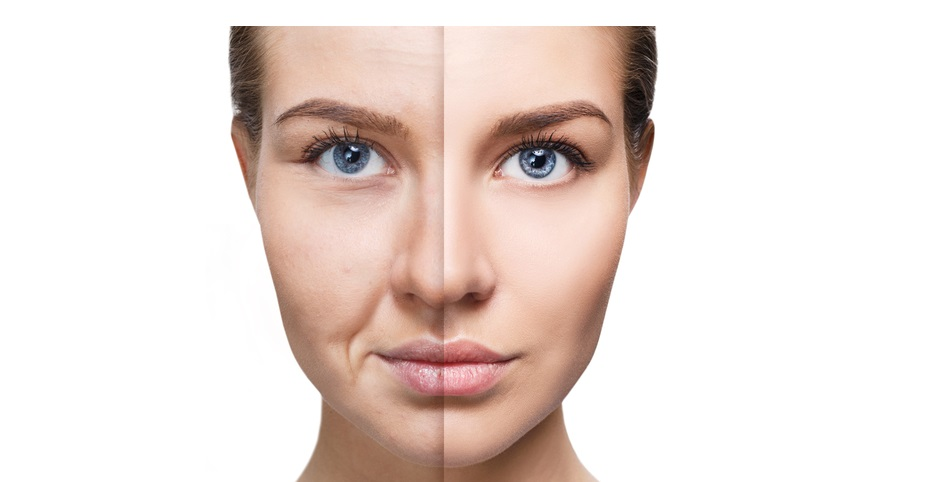
#> input picture Fotos/imagem5.jpg, 939 x 482 px, found by its file name
$ python CodigoImagem03.py
#> lines starting #> are read from the running program, lines starting #| are printed output that depends on the picture; after the words box and inside, x2 and y2 are one past the last pixel; in counts of white or black regions, pixels touching at a corner belong together
import cv2

carregaFace = cv2.CascadeClassifier('haarcascade_frontalface_default.xml')
carregaOlho = cv2.CascadeClassifier('haarcascade_eye.xml')

imagem = cv2.imread('imagem5.jpg')
#> imagem is the input picture: shape (482, 939, 3); mean B, G, R 216.4, 221.8, 235
imagemCinza = cv2.cvtColor(imagem, cv2.COLOR_BGR2GRAY)
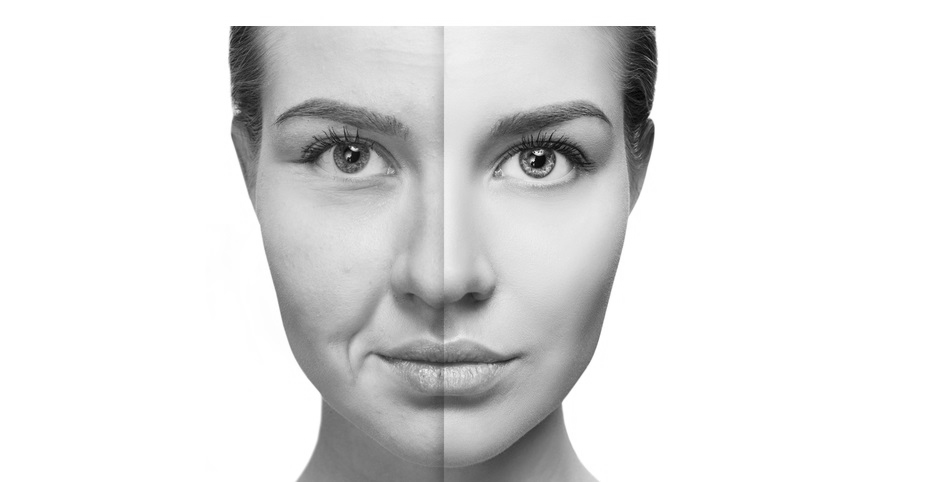
#> imagemCinza: shape (482, 939); min 2, max 255, mean 225.1
faces = carregaFace.detectMultiScale(imagemCinza)
#> faces = [[233, 9, 425, 425]]

for(x, y, l, a) in faces:
    imagem = cv2.rectangle(imagem, (x, y), (x + l, y + a), (255, 0, 255), 2)
    localOlho = imagem[y:y + a, x:x + l]
    localOlhoCinza = cv2.cvtColor(localOlho, cv2.COLOR_BGR2GRAY)
    detectado = carregaOlho.detectMultiScale(localOlhoCinza)

    for(ox, oy, ol, oa) in detectado:
        cv2.rectangle(localOlho, (ox, oy), (ox + ol, oy + oa), (0, 0, 255), 2)
#> this loop made 1 pass
#> pass 1, `imagem = cv2.rectangle(imagem, (x, y), (x + l, y + a), (255, 0, 255), 2)`:
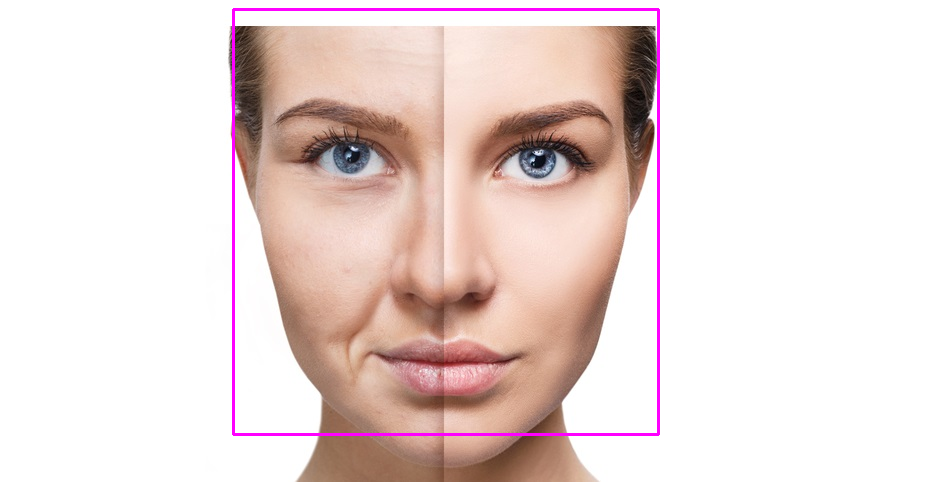
#> imagem: shape (482, 939, 3); 1.13% of pixels changed, all inside (x1, y1, x2, y2) = (232, 8, 660, 436)
#> pass 1, `localOlho = imagem[y:y + a, x:x + l]`:
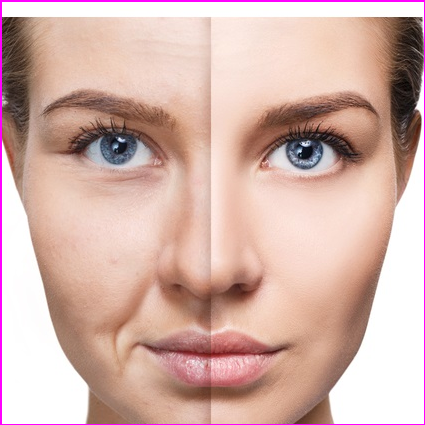
#> localOlho: shape (425, 425, 3); mean B, G, R 170.1, 178.4, 212
#> pass 1, `localOlhoCinza = cv2.cvtColor(localOlho, cv2.COLOR_BGR2GRAY)`:
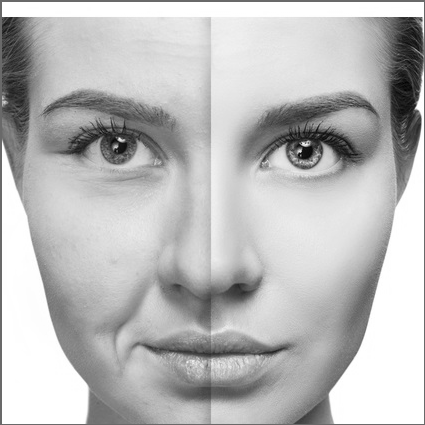
#> localOlhoCinza: shape (425, 425); min 2, max 255, mean 187.5
#> after the loop:
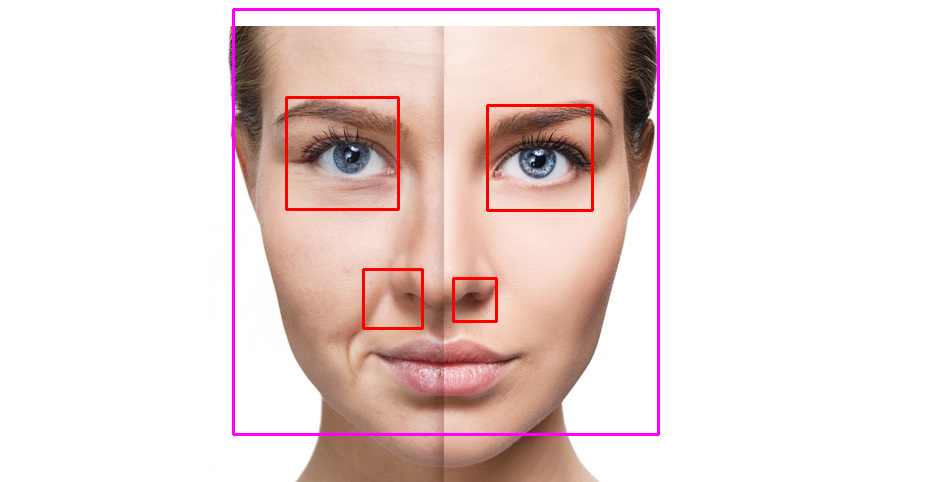
#> imagem: shape (482, 939, 3); 0.84% of pixels changed, all inside (x1, y1, x2, y2) = (285, 96, 594, 330)
#> after the loop:
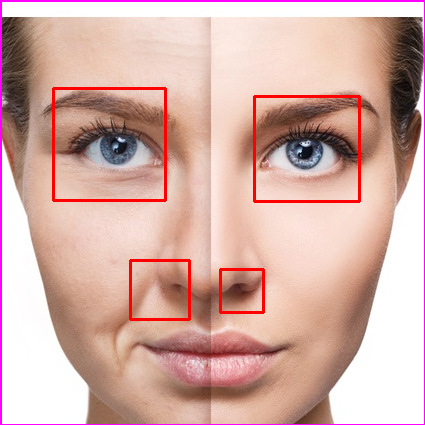
#> localOlho: shape (425, 425, 3); 2.11% of pixels changed, all inside (x1, y1, x2, y2) = (52, 87, 361, 321)

cv2.imshow("Detecta Face e os Olhos ", imagem)
cv2.waitKey()

$ run again, with Fotos/imagem1.jpg copied over Fotos/imagem5.jpg
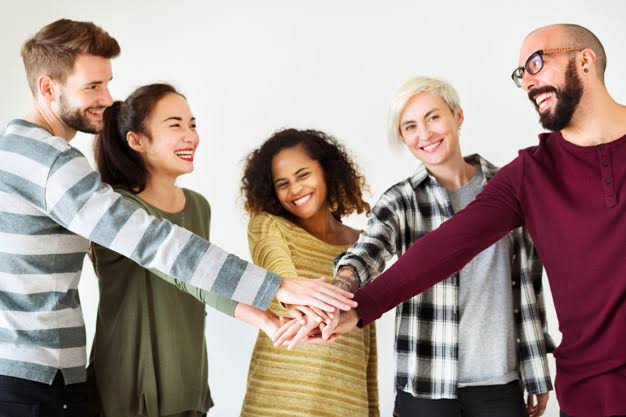
#> input picture Fotos/imagem1.jpg, 626 x 417 px, found by its file name
#> imagem is the input picture: shape (417, 626, 3); mean B, G, R 142.2, 148.5, 166.3
#> `imagemCinza = cv2.cvtColor(imagem, cv2.COLOR_BGR2GRAY)`:
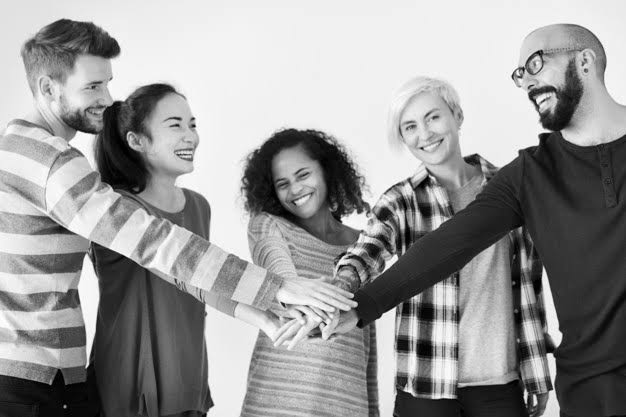
#> imagemCinza: shape (417, 626); min 0, max 255, mean 153.1
#> faces = [[150, 98, 69, 69], [263, 154, 61, 61]]
#> the loop `for(x, y, l, a) in faces:` made 2 passes
#> after the loop `for(x, y, l, a) in faces:`:
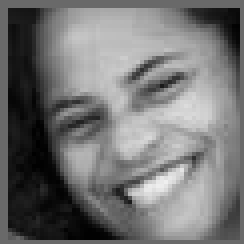
#> localOlhoCinza: shape (61, 61) (shown 4 times larger); min 0, max 239, mean 115.5

$ run again, with Fotos/imagem2.jpg copied over Fotos/imagem5.jpg
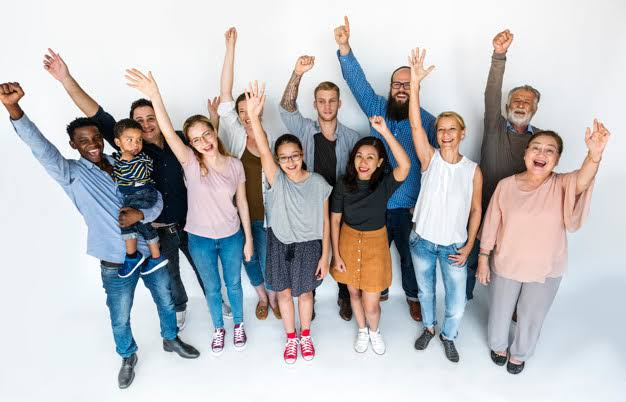
#> input picture Fotos/imagem2.jpg, 626 x 402 px, found by its file name
#> imagem is the input picture: shape (402, 626, 3); mean B, G, R 191.5, 188.9, 190.1
#> faces = [[312, 90, 31, 31], [431, 119, 31, 31], [351, 147, 30, 30], [274, 144, 33, 33], [387, 73, 30, 30], [521, 135, 41, 41], [391, 218, 91, 91]]
#> the loop `for(x, y, l, a) in faces:` made 7 passes
#> after the loop `for(x, y, l, a) in faces:`:
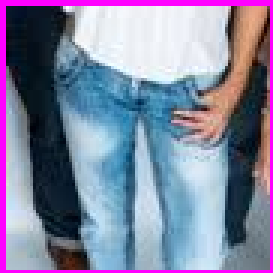
#> localOlho: shape (91, 91, 3) (shown 3 times larger); mean B, G, R 160.8, 131.4, 130.5
#> after the loop `for(x, y, l, a) in faces:`:
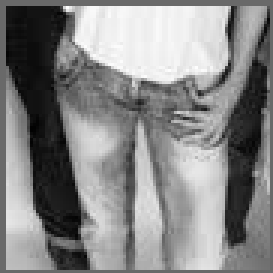
#> localOlhoCinza: shape (91, 91) (shown 3 times larger); min 2, max 254, mean 134.5

$ run again, with Fotos/imagem3.jpg copied over Fotos/imagem5.jpg
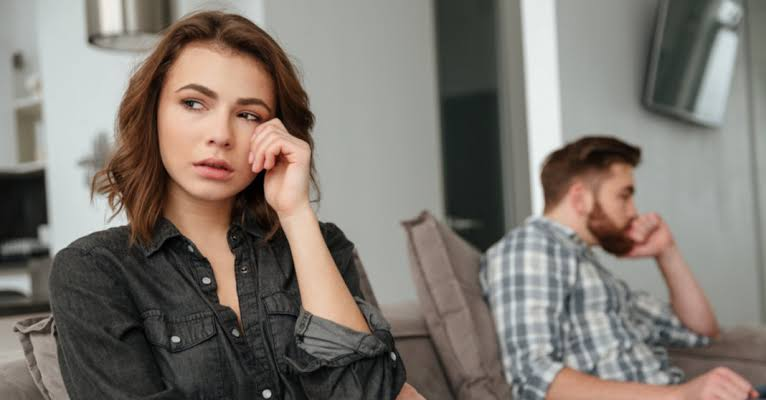
#> input picture Fotos/imagem3.jpg, 766 x 400 px, found by its file name
#> imagem is the input picture: shape (400, 766, 3); mean B, G, R 112.6, 119.7, 126.6
#> faces = [[142, 47, 154, 154]]
#> the loop `for(x, y, l, a) in faces:` made 1 pass
#> (x, y, l, a, detectado) on pass 1: (142, 47, 154, 154, [[30, 35, 40, 40], [87, 54, 29, 29]])
#> pass 1, `localOlhoCinza = cv2.cvtColor(localOlho, cv2.COLOR_BGR2GRAY)`:
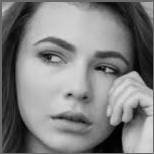
#> localOlhoCinza: shape (154, 154); min 0, max 220, mean 128
#> after the loop `for(x, y, l, a) in faces:`:
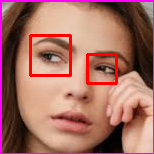
#> localOlho: shape (154, 154, 3); mean B, G, R 100, 109, 166
